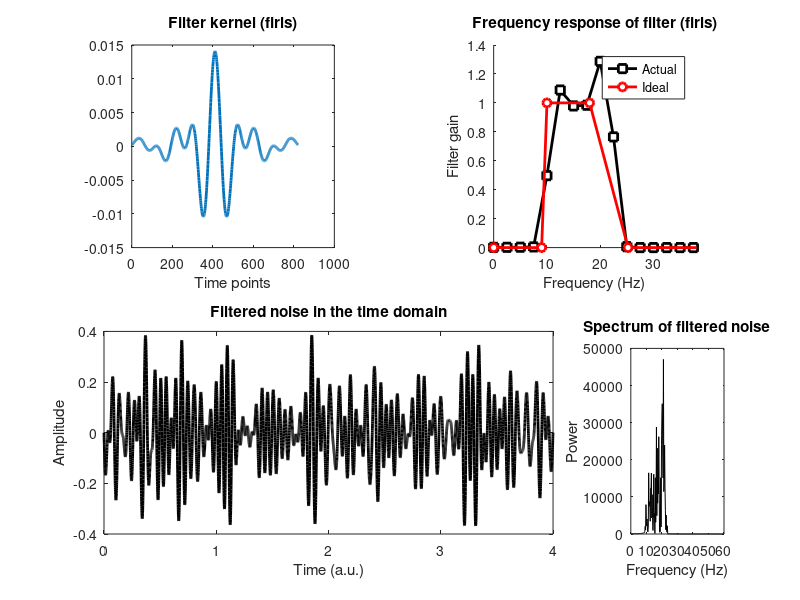

The MATLAB source for this figure:
%%
% Author: Jibreal Khan
% Program: Designing a NarrowBand filter
%
%%

% define filter parameters
lower_bnd = 10; % Hz
upper_bnd = 18; % Hz

lower_trans = .1;
upper_trans = .4;

samprate  = 2048; % Hz
filtorder = 4*round(samprate/lower_bnd);

filter_shape = [ 0 0 1 1 0 0 ];
filter_freqs = [ 0 lower_bnd*(1-lower_trans) lower_bnd ...
                 upper_bnd upper_bnd+upper_bnd*upper_trans ...
                 (samprate/2) ] / (samprate/2);

filterkern = firls(filtorder,filter_freqs,filter_shape);
hz = linspace(0,samprate/2,floor(length(filterkern)/2)+1);
filterpow = abs(fft(filterkern)).^2;



figure(1), clf
subplot(221)
plot(filterkern,'linew',2)
xlabel('Time points')
title('Filter kernel (firls)')
axis square



% plot amplitude spectrum of the filter kernel
subplot(222), hold on
plot(hz,filterpow(1:length(hz)),'ks-','linew',2,'markerfacecolor','w')

plot(filter_freqs*samprate/2,filter_shape,'ro-','linew',2,'markerfacecolor','w')

% make the plot look nicer
set(gca,'xlim',[0 upper_bnd+20])
xlabel('Frequency (Hz)'), ylabel('Filter gain')
legend({'Actual';'Ideal'})
title('Frequency response of filter (firls)')
axis square

%% now apply to random noise data

filtnoise = filtfilt(filterkern,1,randn(samprate*4,1));
timevec = (0:length(filtnoise)-1)/samprate;

% plot time series
subplot(2,4,5:7)
plot(timevec,filtnoise,'k','linew',2)
xlabel('Time (a.u.)'), ylabel('Amplitude')
title('Filtered noise in the time domain')


% plot power spectrum
subplot(248)
noisepower = abs(fft(filtnoise)).^2;
plot(linspace(0,samprate,length(noisepower)),noisepower,'k')
set(gca,'xlim',[0 60])
xlabel('Frequency (Hz)'), ylabel('Power')
title('Spectrum of filtered noise')

%% done.
